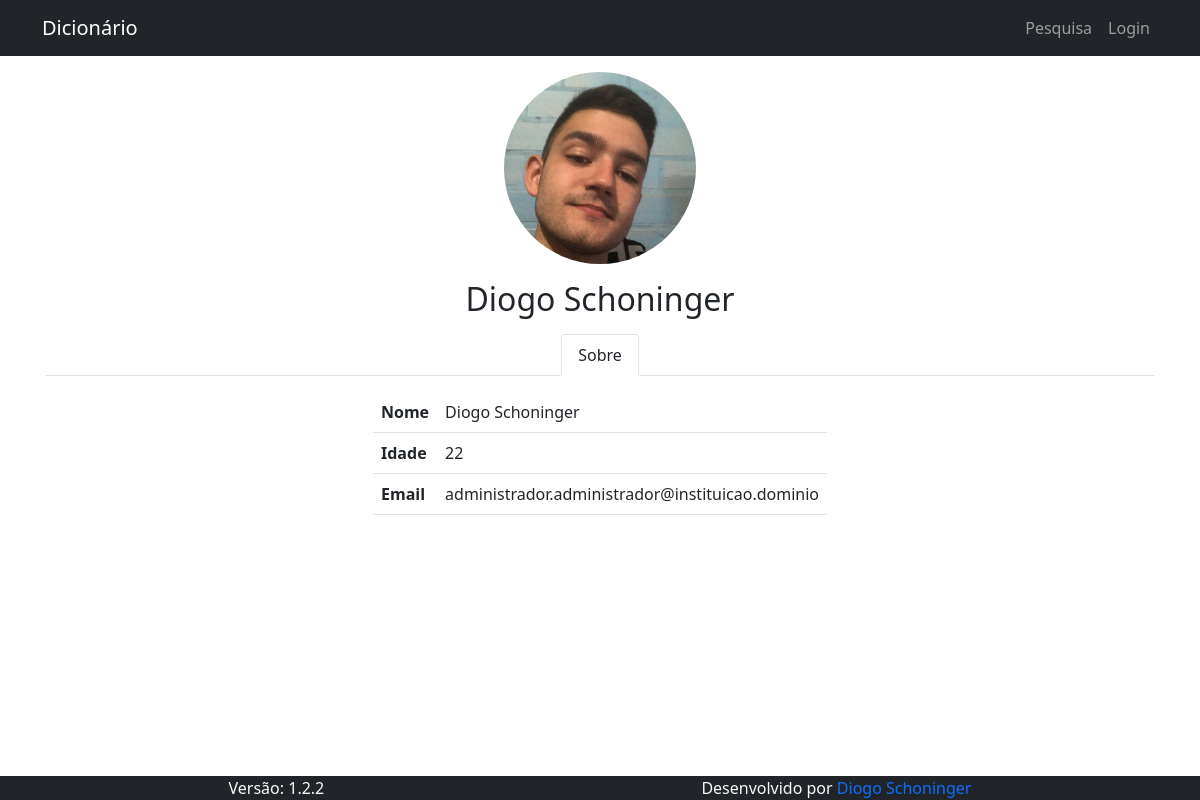
The app's page /pages/user/perfil.php?id_usuario=1, older data.
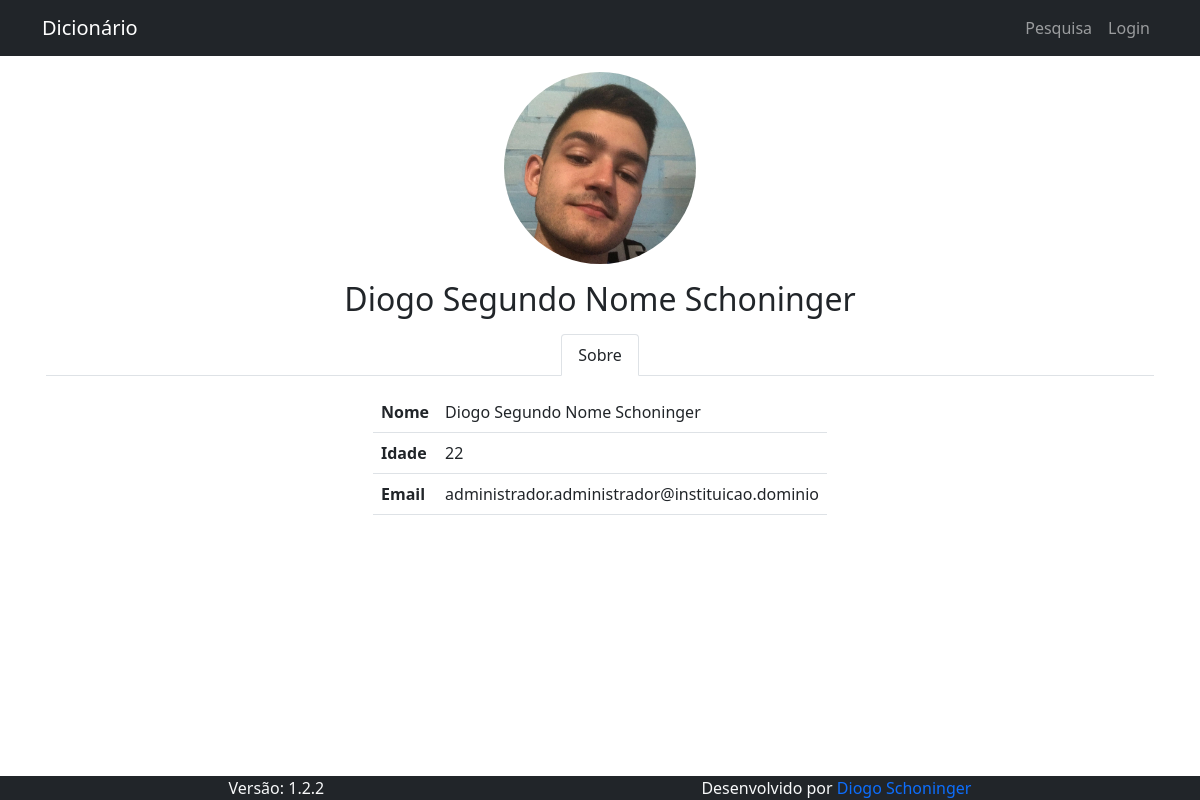
The same page, newer data.
### tables this page shows
CREATE TABLE IF NOT EXISTS `usuario` (
  `id_usuario` int(11) NOT NULL AUTO_INCREMENT,
  `nome_usuario` text NOT NULL,
  `email` varchar(128) NOT NULL,
  `cpf` varchar(11) NOT NULL,
  `data_nasc` date NOT NULL,
  `senha` text NOT NULL,
  `nivel` int(1) NOT NULL,
  `primeiro_acesso` int(1) NOT NULL DEFAULT 1,
  `id_responsavel` int(1) NOT NULL,
  `foto` text DEFAULT NULL,
  PRIMARY KEY (`id_usuario`),
  UNIQUE KEY `email` (`email`),
  UNIQUE KEY `cpf` (`cpf`)
);

### config.php (called while the page is built, shortened)
<?php
  $url_atual = $_SERVER["REQUEST_URI"];
?>

### pages/user/perfil.php (the view, shortened to what this page needs)
<?php
  require_once "../../config.php";
  require_once TEMPLATE_HEADER;
?>
<?php
  if (!isset($_GET["id_usuario"])) {
    if (!isset($_SESSION["id_usuario"])) {
      header("Location: " . BASE_URL);
      exit();
    }
    $usuario["id_usuario"]   = $_SESSION["id_usuario"];
    $usuario["nome_usuario"] = $_SESSION["nome_usuario"];
    $usuario["data_nasc"]    = $_SESSION["data_nasc"];
    $usuario["email"]        = $_SESSION["email"];
    $usuario["foto"]         = $_SESSION["foto"];
    $usuario["nivel"]        = $_SESSION["nivel"];
    $config = true;
  } else {
    $conn = open_db();
    $id_usuario = mysqli_real_escape_string($conn, $_GET["id_usuario"]);
    $result = $conn->query("SELECT id_usuario, nome_usuario, data_nasc, email, foto, nivel FROM usuario WHERE id_usuario = $id_usuario");
    if ($result->num_rows !== 1) {
      header("Location: " . BASE_URL);
      exit();
    } else $usuario = $result->fetch_array();
  }
?>
<div class="row g-0 gap-3">
  <img class="row g-0 mx-auto rounded-circle" src="<?php echo BASE_URL; echo $usuario["foto"] ?? IMG_DEFAULT ?>" style="width: 12rem; height: 12rem; object-fit: cover">
  <h1 class="row g-0 justify-content-center text-center fs-2 m-0"><?php echo $usuario["nome_usuario"] ?></h1>
</div>
<div class="row g-0 gap-3">
  <div class="nav nav-tabs justify-content-center" id="nav-tab" role="tablist">
    <button class="nav-link text-dark active" id="nav-tab-sobre" data-bs-toggle="tab" data-bs-target="#nav-sobre" type="button" role="tab" aria-controls="nav-sobre" aria-selected="false">Sobre</button>
  </div>
  <div class="tab-content col-auto mx-auto" id="nav-tabContent">
    <div class="tab-pane fade show active" id="nav-sobre" role="tabpanel" aria-labelledby="nav-tab-sobre">
      <table class="table m-0">
        <tr>
          <th>Nome</th>
          <td><?php echo $usuario["nome_usuario"] ?></td>
        </tr>
        <tr>
          <th>Idade</th>
          <?php
            $data = explode( "-", $usuario["data_nasc"] );
            $ano_nasc = $data[0];
            $ano_atual = date("Y");
            $usuario["idade"] = $ano_atual - $ano_nasc;
          ?>
          <td><?php echo $usuario["idade"] ?></td>
        </tr>
        <tr>
          <th>Email</th>
          <td class="text-break"><?php echo $usuario["email"] ?></td>
        </tr>
      </table>
    </div>
  </div>
</div>
<?php require_once TEMPLATE_FOOTER ?>

### src/templates/header.php (shortened to what this page needs)
<!DOCTYPE html>
<html lang="pt-br" class="h-100">
<head>
  <link href="<?php echo BASE_URL ?>src/bootstrap/bootstrap.min.css" rel="stylesheet"/>
</head>
<body class="d-flex flex-column h-100">
  <div class="navbar navbar-expand-lg navbar-dark bg-dark sticky-top">
    <div class="container">
      <a href="<?php echo BASE_URL ?>" class="navbar-brand">Dicionário</a>
      <div class="collapse navbar-collapse" id="navbarSupportedContent">
        <nav class="navbar-nav ms-auto">
          <a href="<?php echo BASE_URL ?>" class="nav-item nav-link <?php if ($url_atual == BASE_URL || $url_atual == (BASE_URL . "index.php")) echo "active" ?>"></i>Pesquisa</a>
          <?php if ( isset( $_SESSION["id_usuario"] ) ) : ?>
            <div class="nav-item dropdown">
              <a href="<?php echo BASE_URL ?>" class="nav-link dropdown-toggle p-1 gap-2 d-inline-flex align-items-center" id="dropdownUserSidebar" data-bs-toggle="dropdown" aria-expanded="false">
                <img src="<?php echo BASE_URL; echo $_SESSION["foto"] ?? IMG_DEFAULT ?>" style="width: 32px; height: 32px; object-fit: cover" class="rounded-circle"/>
                <?php
                  $nome_usuario = explode(" ", $_SESSION["nome_usuario"]);
                  $last_name = count($nome_usuario);
                ?>
                <span class="line-height-auto"><?php echo $nome_usuario[0] . " " . $nome_usuario[$last_name -1] ?></span>
              </a>
              <ul class="dropdown-menu dropdown-menu-dark text-small shadow" aria-labelledby="dropdownUserSidebar">
                <li><a class="dropdown-item" href="<?php echo BASE_URL ?>pages/user/perfil.php">Perfil</a></li>
                <li><hr class="dropdown-divider"></li>
                <li><a class="dropdown-item" href="<?php echo BASE_URL ?>pages/session/logout.php">Sair</a></li>
              </ul>
            </div>
          <?php else : ?>
            <a href="<?php echo BASE_URL ?>pages/session/login.php" class="nav-item nav-link <?php if ($url_atual == (BASE_URL . "pages/session/login.php")) echo "active" ?>">Login</a>
          <?php endif ?>
        </nav>
      </div>
    </div>
  </div>
  <div class="container p-3">
    <div class="row g-0 gap-3">

### src/templates/footer.php (shortened to what this page needs)
    </div>
  </div>
  <div class="navbar navbar-dark bg-dark mt-auto p-0">
    <div class="container text-light d-flex justify-content-between gap-1">
      <div class="mx-auto">Versão: <?php echo VERSION ?></div>
      <div class="mx-auto">Desenvolvido por <a href="https://github.com/diogoschoninger" class="nav-link d-inline p-0" target="_blank">Diogo Schoninger</a></div>
    </div>
  </div>
</body>
</html>

Row changes from the older to the newer data that the page shows:
changed usuario "administrador.administrador@instituicao.dominio": nome_usuario "Diogo Schoninger" → "Diogo Segundo Nome Schoninger"
